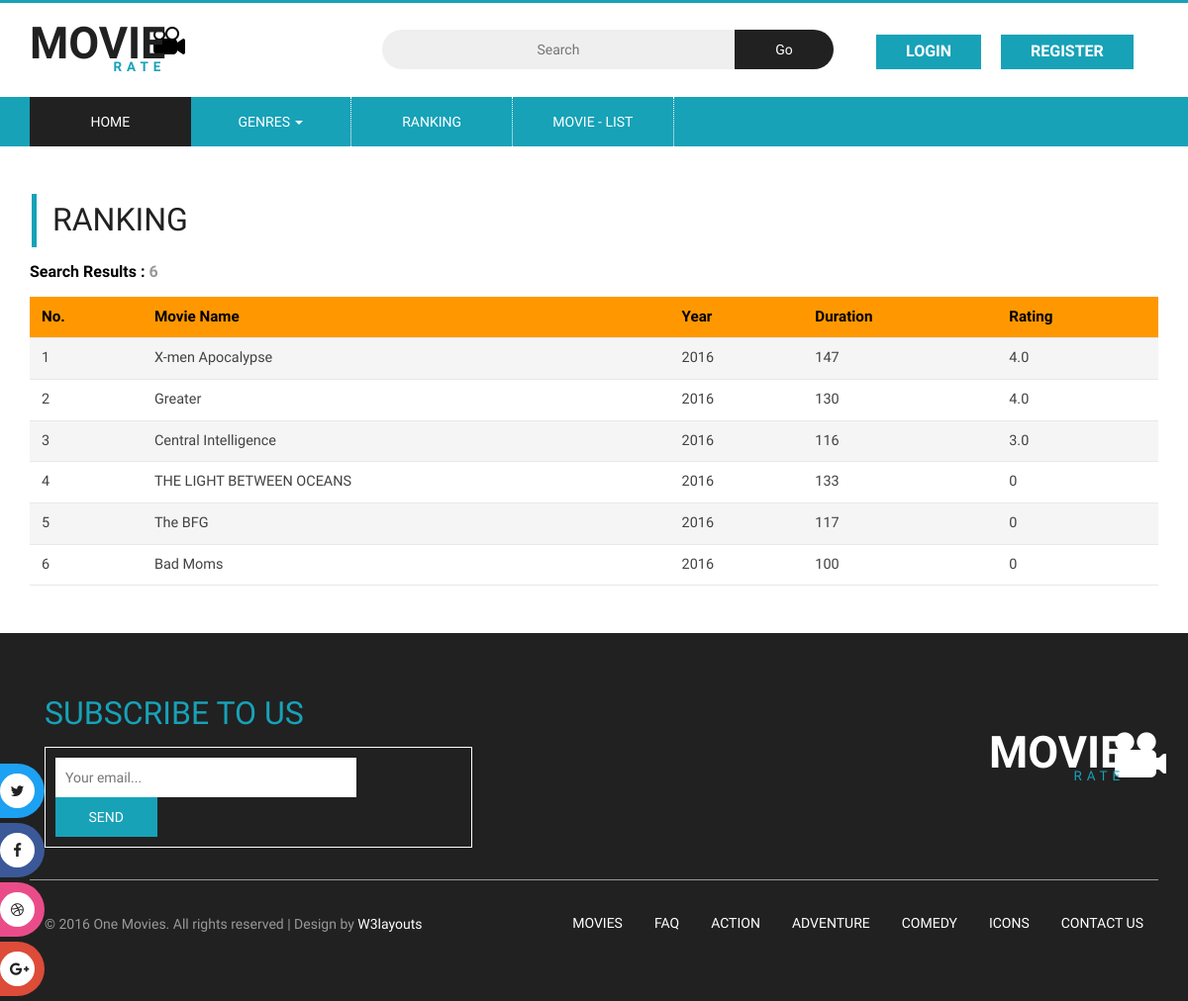
The page /ranking/ on the database its author committed.
### app/models.py (models this page shows, shortened)
class Movie(models.Model):
    title = models.CharField(max_length=200, null=False)
    sinopsis = models.TextField(max_length=2000, null=True)
    year = models.IntegerField(null=True)
    cast = models.TextField(max_length=2000, null=True)
    duration = models.IntegerField(null=False)
    trailer = models.CharField(max_length=100, null=False)
    onBillboard = models.BooleanField(null=False)
    class Meta:
        app_label = 'app'

### app/views.py (the view)
# urls.py: path('ranking/', views.ranking, name='ranking'),
def ranking(request):
    genre_list = Genre.objects.all()
    averages=[]
    movie_list =  Movie.objects.all()
    counter = 1
    for p in movie_list:
	    averages.append({'title': p.title, 'year': p.year, 'duration': p.duration, 'average_score': Score.objects.filter(movie__id=counter).aggregate(average_score=Avg('value')).get("average_score")})
	    counter += 1
    for i in range(0,len(averages)):
	    if averages[i].get("average_score") == None:
		    averages[i]['average_score']=0
	    else:
    		pass
    averages_list = sorted(averages, key = lambda i: i['average_score'], reverse=True)
    contexto = {
       'averages_list' : averages_list,
       'movie_list' : movie_list,
       'genre_list' : genre_list
    }
    if request.user.is_superuser:
        return render(request, 'app/admin/ranking.html', contexto)
    else:
        return render(request, 'app/ranking.html', contexto)

### app/templates/app/ranking.html (shortened to what this page needs)
{% extends "app/base.html" %}
{% load static %}
{% block morehead %}
<link href="{% static 'app/css/news.css' %}" rel="stylesheet" type="text/css" media="all" />
<link href="{% static 'app/css/list.css' %}" rel="stylesheet" type="text/css" media="all" />
<link href="{% static 'app/css/table-style.css' %}" rel="stylesheet" type="text/css" media="all" />
<link href="{% static 'app/css/basictable.css' %}" rel="stylesheet" type="text/css" media="all" />
{% endblock %}
{% block contenido %}
<div class="faq">
  <h4 class="latest-text w3_faq_latest_text w3_latest_text">Ranking</h4>
  <div class="container">
    <div class="bs-example bs-example-tabs" role="tabpanel" data-example-id="togglable-tabs">
      <div id="myTabContent" class="tab-content">
        <div role="tabpanel" class="tab-pane fade in active" id="home" aria-labelledby="home-tab">
          <div class="agile-news-table">
            <div class="w3ls-news-result">
              <h4>Search Results : <span>{{movie_list.count}}</span></h4>
            </div>
            <table id="table-breakpoint">
              <thead>
                <tr>
                  <th>No.</th>
                  <th>Movie Name</th>
                  <th>Year</th>
                  <th>Duration</th>
                  <th>Rating</th>
                </tr>
              </thead>
              <tbody>
                {% for x in averages_list %}
                <tr>
                  <td>{{forloop.counter}}</td>
                  <td>{{x.title}}</td>
                  <td>{{x.year}}</td>
                  <td>{{x.duration}}</td>
                  <td>{{x.average_score}}</td>
                </tr>
                {% endfor %}
              </tbody>
            </table>
          </div>
        </div>
      </div>
    </div>
  </div>
</div>
{% endblock %}

### app/static/app/css/style.css (style rules this page uses)
html, body { font-size: 100%; font-family: 'Roboto Condensed', sans-serif; background:#ffffff; }
h1,h2,h3,h4,h5,h6,a { font-family: 'Roboto Condensed', sans-serif; margin:0; }
.general,.Latest-tv-series,.faq { padding: 3em 0; }
.w3_latest_text { margin-left: 3em; }
.tab-content > .active { display: block; visibility: visible; }
@media (max-width:1280px) { h4.latest-text { margin-left: 1em !important; } }

### app/static/app/css/contactstyle.css (style rules this page uses)
html, body { font-size: 100%; font-family: 'Roboto Condensed', sans-serif; background:#ffffff; }
h1,h2,h3,h4,h5,h6,a { font-family: 'Roboto Condensed', sans-serif; margin:0; }

### app/static/app/css/faqstyle.css (style rules this page uses)
html, body { font-size: 100%; font-family: 'Roboto Condensed', sans-serif; background:#ffffff; }
h1,h2,h3,h4,h5,h6,a { font-family: 'Roboto Condensed', sans-serif; margin:0; }
.w3_faq_latest_text { margin-bottom: 0.5em !important; }

### app/static/app/css/single.css (style rules this page uses)
html, body { font-size: 100%; font-family: 'Roboto Condensed', sans-serif; }

### app/static/app/css/medile.css (style rules this page uses)
html, body { font-size: 100%; font-family: 'Roboto Condensed', sans-serif; background:#ffffff; margin: 0; }
h1,h2,h3,h4,h5,h6 { margin:0; }
h4.latest-text { border-left: 5px solid #17a2b8; font-size: 2em; color: #212121; text-transform: uppercase; margin-bottom: 1em; padding: 0.3em 0.5em; margin-left: 3em; }
@media (max-width:1280px) { .w3_latest_text { margin-left: 1em; } }

### app/static/app/css/news.css (style rules this page uses)
html, body { font-size: 100%; font-family: 'Roboto Condensed', sans-serif; background: #FFFFFF; }

### app/static/app/css/list.css (style rules this page uses)
html, body { font-size: 100%; font-family: 'Roboto Condensed', sans-serif; background: #FFF; }
.w3ls-news-result { margin:0 0 1em 0; }
.w3ls-news-result h4 { font-size: 1em; margin: 0; color: #000000; font-weight: 600; }
.w3ls-news-result h4 span { color: #999999; }

### app/static/app/css/table-style.css (style rules this page uses)
table { background: white; border-collapse: collapse; margin:0; width: 100%; }
table tr, table th, table td { border: none; border-bottom: 1px solid #e8e8e8; font-size: .95em; }
table th, table td { padding: 10px 12px; text-align: left; }
table th { background: #ff9800; color: #000000; font-size:1em; }
table tr td { background: #f5f5f5; color: #424242; }
table tr:nth-of-type(2n+2) td { background: #ffffff; }
table { width: 100%; }

### rows shown on the page
Movie: title "X-men Apocalypse"
Movie: title "Greater"
Movie: title "Central Intelligence"
Movie: title "THE LIGHT BETWEEN OCEANS"
Movie: title "The BFG"
Movie: title "Bad Moms"

### other values the page prints
{{ movie_list.count }} "6"
{{ x.year }} "2016" "2016" "2016" "2016" "2016" "2016"
{{ x.duration }} "147" "130" "116" "133" "117" "100"
{{ x.average_score }} "4.0" "4.0" "3.0" "0" "0" "0"
